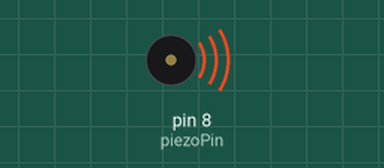
The sketch below on a simulated Arduino Uno, built with avr-gcc and run on an emulated ATmega328P. Shown: buzzer (waves = sounding).

Above: at 0.1 s.
At 7.4 s:
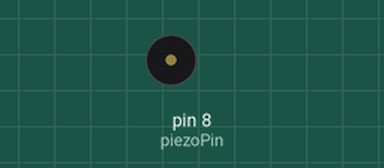
Timing chart, 0 to 8.7 s (numbered marks = the images above):
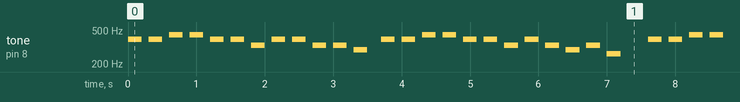

Measured:
- by itself, tone on pin 8 (piezoPin): plays 392 Hz for 0.20 s, 392 Hz for 0.20 s, 440 Hz for 0.20 s, 440 Hz for 0.20 s, 392 Hz for 0.20 s, 392 Hz for 0.20 s … (411 notes in this stretch)

The sketch:

26.piezo2.ino
```cpp
#define C 262
#define D 294
#define E 330
#define F 349
#define G 392
#define A 440
#define B 494

int piezoPin = 8;
int tempo = 200;
int notes[25] = {G, G, A, A, G, G, E, G, G, E, E, D, G, G, A, A, G, G, E, G, E, D, E, C };

void setup() {
  pinMode(piezoPin, OUTPUT);
}

void loop() {
  for (int i = 0; i < 12; i++) {
    tone(piezoPin, notes[i], tempo);
    delay(300);
  }
  delay(100);

  for (int i = 12; i < 25; i++) {
    tone(piezoPin, notes[i], tempo);
    delay(300);
  }
}
```
